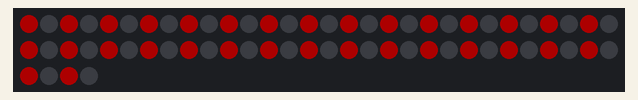
Simulated run of this program. Board: MicroPython board. Parts: 64 RGB LEDs in strip order, left to right, continuing on the next row. Dim RGB values are drawn brighter than linear; library files of the repository ran but are not shown: neopixel.py.

Above: at 1.1 s.
At 2.1 s:
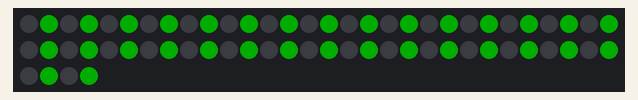

The program:

test.py
```python
import time
from neopixel import Neopixel

numpix = 8*8
pixels = Neopixel(numpix, 0, 0, "GRB")
pixels.brightness(50)
pixels.fill((0,0,0))
pixels.set_pixel(0, (0, 0, 0))
pixels.show()
time.sleep(1)

while True:
    pixels.fill((0,0,0))
    for i in range(0, numpix, 2):
        pixels.set_pixel(i, (255, 0, 0))
    pixels.show()
    time.sleep(1)
    pixels.fill((0,0,0))
    for i in range(1, numpix, 2):
        pixels.set_pixel(i, (0, 255, 0))
    pixels.show()
    time.sleep(1)
```

Measured:
- what the display in image 0 shows lasts 1.1 s, from 1.0 s to 2.1 s
